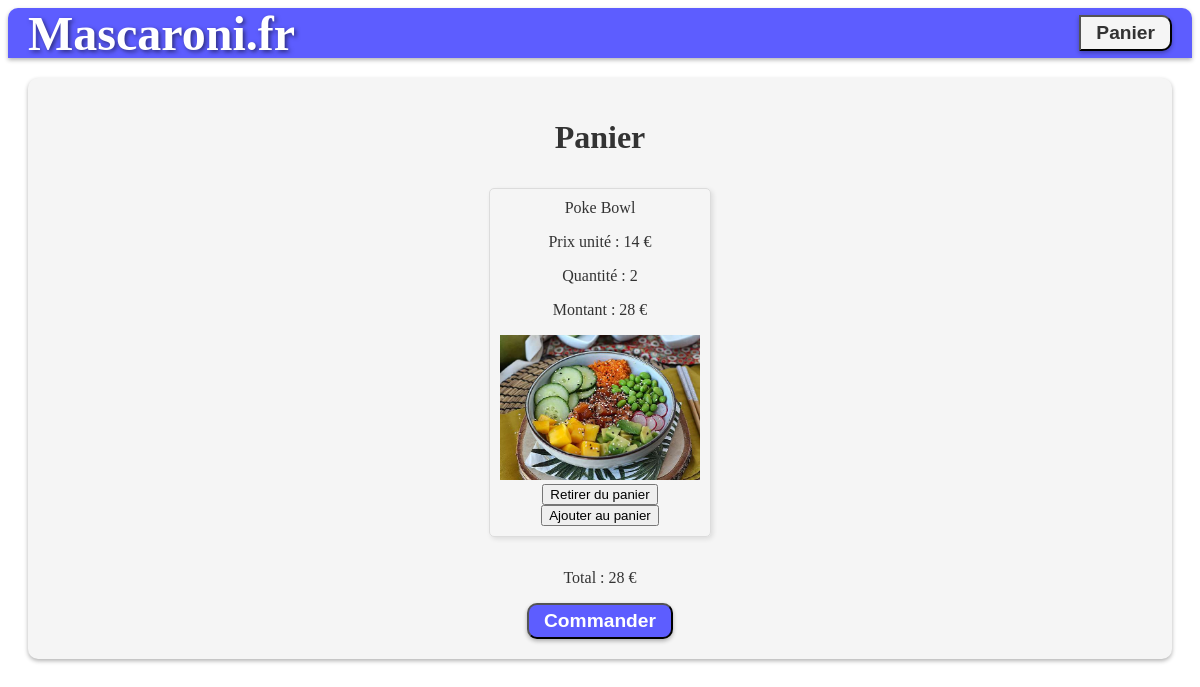
Screenshot of /panier.php (signed in) with the database file from the repository.
### tables this page shows
CREATE TABLE panier
    (ID_user    TEXT NOT NULL,
     ID_plat    TEXT NOT NULL,
     QTE        INTEGER NOT NULL);

CREATE TABLE plat
    (ID_plat     TEXT PRIMARY KEY,
     nom_plat    TEXT NOT NULL,
     spécificité    TEXT NULL,
     prix          INTEGER NOT NULL,
     auteur     TEXT NOT NULL,
     Lien       TEXT NOT NULL,
     description TEXT NOT NULL,
     ingredient  TEXT NOT NULL);

### panier.php (the view, shortened to what this page needs)
<?php
$id_user = $_SESSION['id_user'];
?>
<!DOCTYPE html>
<html lang="fr">
<head>
    <link rel="stylesheet" href="styles/styles_panier.css">
</head>
<body>
    <div class="banner">
        <div class="titre">
            <a href="mainapage.php"><h1>Mascaroni.fr</h1></a>
        </div>
        <div class="panier">
            <button>Panier</button>
        </div>
    </div>
    <div class="container">
        <div class="titre">
            <h1>Panier</h1>
        </div>
        <div class="liste_produits">
            <ul>
                <?php
                $db = new SQLite3('sqlite.sqlite');
                $total = 0;
                $sql = "SELECT *
                        FROM plat
                        JOIN panier ON plat.ID_plat = panier.ID_plat
                        WHERE panier.ID_user = '".$id_user."'";
                $results = $db->query($sql);
                while ($row = $results->fetchArray()) {
                    $montant = $row['QTE'] * $row['prix'];
                    $total += $montant;
                    echo "<li>".$row['nom_plat']."<p> Prix unité : ".$row['prix']." €</p><p>Quantité : ".$row['QTE']."</p><p>Montant : ".$montant." €</p>
                    <img src='".$row['Lien']."' alt='".$row['nom_plat']."'>
                    <form action='script_ajout_retirer_panier.php?action=retirer&id_plat=".$row['ID_plat']."&from_panier=1' method='post'>
                        <button>Retirer du panier</button>
                    </form>
                    <form action='script_ajout_retirer_panier.php?action=ajouter&id_plat=".$row['ID_plat']."&from_panier=1' method='post'>
                        <button>Ajouter au panier</button>
                    </form>
                    </li>";
                }
                ?>
            </ul>
        </div>
        <div class="total">
            <p>Total : <?php echo $total; ?> €</p>
        </div>
        <div class="commander">
            <form action="script_ajout_retirer_panier.php" method="post">
                <button>Commander</button>
            </form>
        </div>
    </div>
</body>
</html>

### styles/styles_panier.css (style rules this page uses)
:root { --primary-color: #5d5dff; --secondary-color: #f5f5f5; --text-color: #333; }
a { color: inherit; text-decoration: none; }
.banner { display: flex; justify-content: space-between; align-items: center; background-color: var(--primary-color); color: white; height: 50px; padding: 0 20px; border-radius: 10px 10px 0 0; box-shadow: 0 2px 4px rgba(0,0,0,.3); }
.banner .titre { text-align: center; font-size: 1.5em; font-weight: bold; text-shadow: 2px 2px 4px rgba(0,0,0,.5); }
.banner .panier { text-align: right; }
.banner .panier button { background-color: var(--secondary-color); color: var(--text-color); font-size: 1.2em; font-weight: bold; padding: 5px 15px; border-radius: 0 10px 10px 0; box-shadow: 0 2px 4px rgba(0,0,0,.3); }
.container { display: flex; flex-direction: column; justify-content: center; align-items: center; margin: 20px; padding: 20px; border-radius: 10px; box-shadow: 0 2px 4px rgba(0,0,0,.3); background-color: var(--secondary-color); color: var(--text-color); }
.container .liste_produits ul { list-style-type: none; padding: 0; display: grid; grid-template-columns: repeat(auto-fit, minmax(200px, 1fr)); gap: 20px; margin-top: 10px; display: flex; flex-direction: row; flex-wrap: wrap; }
.container .liste_produits li { border: 1px solid #dcdcdc; border-radius: 5px; box-shadow: 2px 2px 5px rgba(0, 0, 0, 0.1); padding: 10px; text-align: center; cursor: pointer; }
.commander button { background-color: var(--primary-color); color: white; font-size: 1.2em; font-weight: bold; padding: 5px 15px; border-radius: 10px; box-shadow: 0 2px 4px rgba(0,0,0,.3); }
img { max-width: 200px; max-height: 200px; }

### rows the page displays
panier: ID_plat.nom_plat "Poke Bowl", ID_plat.prix "14", QTE "2", QTE.prix "28"

### other values shown
$total "28"
